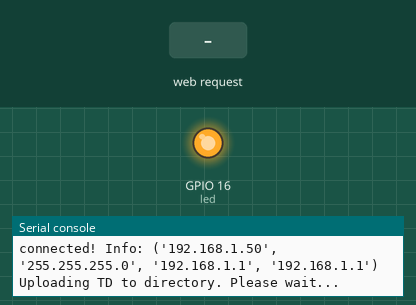
Simulated run of this program. Board: ESP8266 board running MicroPython. Parts: output pins drawn as LEDs (lit = HIGH), the last lines printed to the serial console. Inputs (shaded band) come from the test bench. WiFi joins after 1.5 s; web requests get an empty 200 reply after 0.4 s.

Above: at 5.1 s.
At 6.6 s:
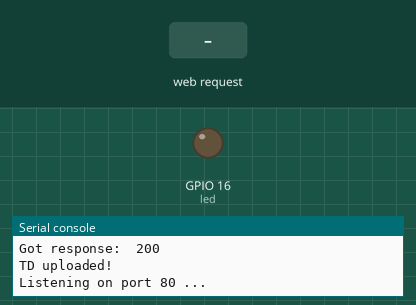
6.7 s: HTTP request GET /properties/intensity received
At 8.0 s:
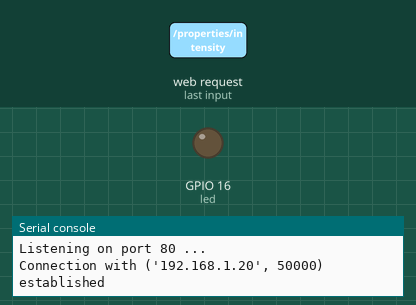
Timing chart, 0 to 9.7 s (numbered marks = the images above; inputs shaded):
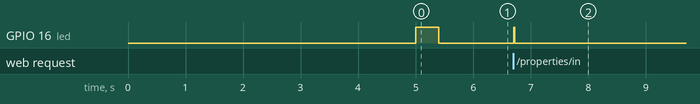

Measured:
- after the input at 6.7 s, GPIO 16 (led): LOW → HIGH at once, → LOW 0.02 s later

The program:

main.py
```python
import network
import machine
import urequests
import ujson
import utime
import usocket


# setup network here
WIFI_SSID = b"W3CWoT"
WIFI_PASSWORD = "wotf2fbj"
TD_DIRECTORY_ADDRESS = "http://192.168.0.100:8080"
LISTENING_PORT = 80


def get_td(ip_address):
    td = {
        "@context": [
            "https://www.w3.org/2019/wot/td/v1",
            {"@language": "en"}
        ],
            'id': 'light:sensor:{}'.format(ip_address),
            'title': 'light_sensor',
            'description': 'Sensor that measures the intensity of light',
            'descriptions': {'en': 'Sensor that measures the intensity of light'},
            "securityDefinitions": {"nosec_sc": {"scheme": "nosec"}},
            "security": "nosec_sc",
            'properties': {
                'intensity': {
                    "type": "number",
                    "forms": [{
                        "href": "http://{}/properties/intensity".format(ip_address),
                        "contentType": "application/json",
                        "op": "readproperty"
                    }],
                    "minimum": 0,
                    "maximum": 1000,
                    "readOnly": True,
                    "writeOnly": False
                }
            }
    }
    return td


def connect_wifi():
    # Disable WIFI AP
    ap = network.WLAN(network.AP_IF)
    ap.active(False)

    # Connect to WLAN
    wifi = network.WLAN(network.STA_IF)
    wifi.active(True)
    print("connecting to WiFi: ", WIFI_SSID, " ...")
    while not wifi.isconnected():
        try:
            wifi.connect(WIFI_SSID, WIFI_PASSWORD)
            utime.sleep(5)
        except Exception as e:
            print("error while trying to connect to wifi: {}".format(e))
    print("connected! Info:", wifi.ifconfig())

    # Return the wifi object
    return wifi


def submit_td(ip_addr):
    td = get_td(ip_addr)
    print("Uploading TD to directory. Please wait...")
    tries = 0
    while tries < 6:
        try:
            tries += 1
            r = urequests.post("{}/td".format(TD_DIRECTORY_ADDRESS), json=td)
            r.close()
            print ("Got response: ", r.status_code)
            if 200 <= r.status_code <= 299:
                print('TD uploaded!')
                return
        except Exception as e:
            print(e)
        if tries < 6:
            utime.sleep(20)
    print("Skipping TD upload ...")

# Add HTTP 200 OK headers to a given data
def http_200_response(data):
    return "HTTP/1.0 200 OK\nContent-Type: application/json\n\n" + data


def run_server():
    # Activate debug LED
    led = machine.Pin(16, machine.Pin.OUT)
    led.off()  # led.off() activates the LED, led.on() disables it

    # Connect to WiFi
    wifi = connect_wifi()
    led.on()

    # Setup ADC
    adc = machine.ADC(0)

    # Submit TD to directory
    submit_td(wifi.ifconfig()[0])

    # Setup listening server
    s = usocket.socket(usocket.AF_INET, usocket.SOCK_STREAM)
    s.bind(('', LISTENING_PORT))
    s.listen(5)
    print("Listening on port {} ...".format(LISTENING_PORT))
    led.off()  # Activate LED
    while True:
        try:
            conn, addr = s.accept()
            print("Connection with {} established".format(addr))
            request = conn.recv(2048)
            path = str(request).split(' ')[1]
            if path == "/properties/intensity":
                val = adc.read()  # between 0 - 1000
                response = http_200_response(str(val))
                conn.sendall(response)
            elif path == "/":
                td = get_td(wifi.ifconfig()[0])
                response = http_200_response(ujson.dumps(td))
                conn.sendall(response)
            else:
                print("Could not parse request: ", request)
                conn.sendall("HTTP/1.0 404 NOT FOUND\n\n404 Not Found\nThe requested URL was not found on the server.")
            conn.close()
            ## Blink LED after each request
            led.on()
            utime.sleep_ms(20)
            led.off()
        except KeyboardInterrupt:
            s.close()
            break
        except Exception as e:
            print(e)
            s.close()
            break
    led.on()  # Disactivate LED


run_server()
```
